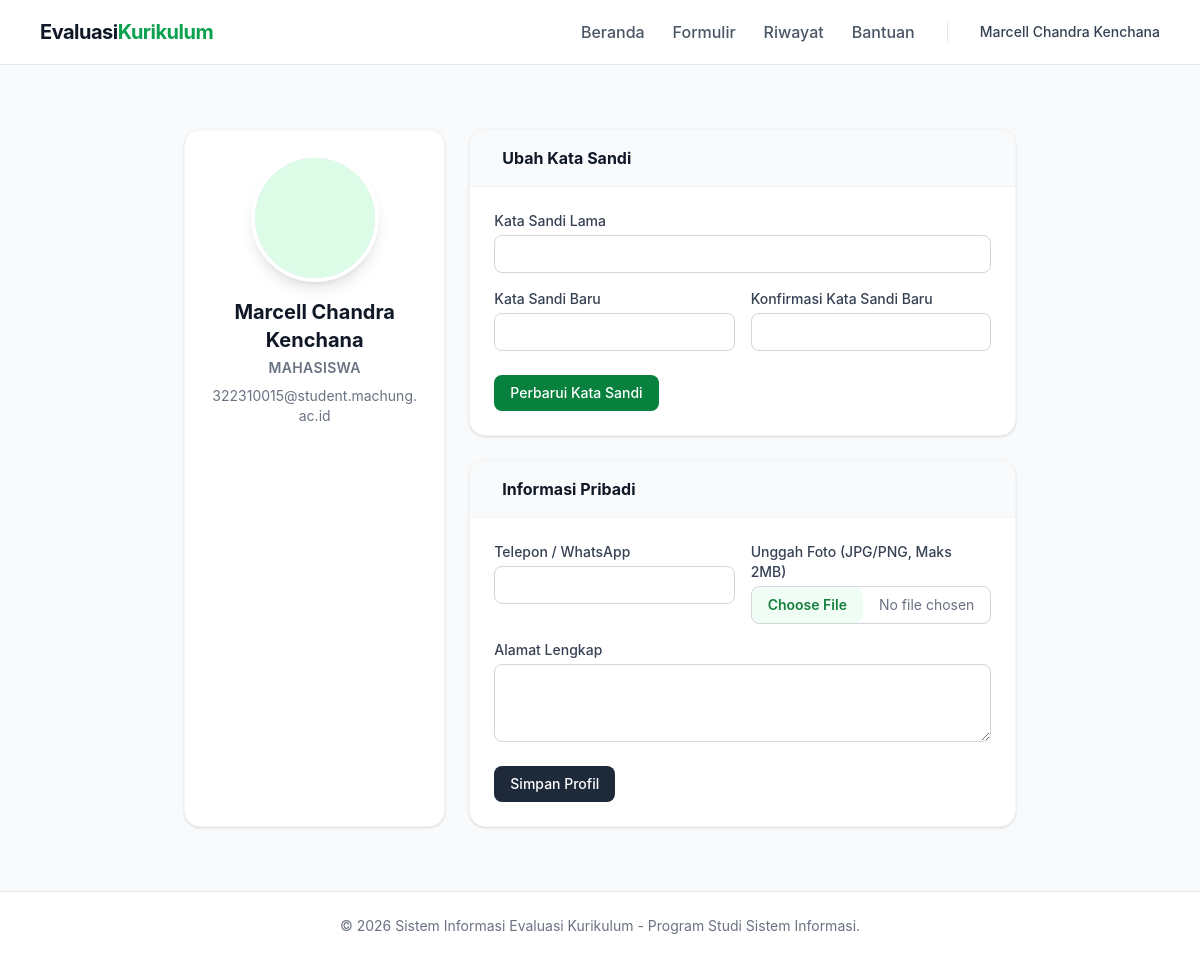
Screenshot of /auth/profil.php (signed in) with the database file from the repository.
### tables this page shows
CREATE TABLE `profil_pengguna` (
  `pengguna_id` int(11) NOT NULL,
  `nomor_induk` varchar(50) DEFAULT NULL,
  `alamat` text DEFAULT NULL,
  `telepon` varchar(20) DEFAULT NULL,
  `posisi_pekerjaan` varchar(100) DEFAULT NULL,
  `instansi` varchar(100) DEFAULT NULL,
  `tahun_lulus` year(4) DEFAULT NULL,
  `foto` varchar(255) DEFAULT NULL
);

CREATE TABLE `pengguna` (
  `id` int(11) NOT NULL,
  `nama` varchar(100) NOT NULL,
  `email` varchar(100) NOT NULL,
  `password_hash` varchar(255) NOT NULL,
  `peran` enum('admin','mahasiswa','alumni','perusahaan','dosen') NOT NULL,
  `wajib_ganti_sandi` tinyint(1) DEFAULT 1,
  `aktif` tinyint(1) DEFAULT 1,
  `dibuat_pada` timestamp NOT NULL DEFAULT current_timestamp(),
  `reset_token` varchar(255) DEFAULT NULL,
  `reset_token_expired` datetime DEFAULT NULL
);

### includes/helpers.php (called while the page is built, shortened)
<?php
function base_url($path = '') {
    return BASE_URL . '/' . ltrim($path, '/');
}
function escape($string) {
    return htmlspecialchars($string ?? '', ENT_QUOTES, 'UTF-8');
}
?>

### includes/auth.php (called while the page is built, shortened)
<?php
function is_logged_in() {
    return isset($_SESSION['user_id']) && isset($_SESSION['user_role']);
}
?>

### auth/profil.php (the view, shortened to what this page needs)
<?php
require_once '../config/database.php';
require_once '../includes/helpers.php';
require_once '../includes/auth.php';
$user_id = $_SESSION['user_id'];
$is_wajib_ganti = $_SESSION['wajib_ganti_sandi'] ?? false;
$stmt = $pdo->prepare("
    SELECT u.nama, u.email, u.peran, p.*
    FROM pengguna u
    LEFT JOIN profil_pengguna p ON u.id = p.pengguna_id
    WHERE u.id = ?
");
$stmt->execute([$user_id]);
$profil = $stmt->fetch();
require_once '../includes/header.php';
?>
<div class="max-w-4xl mx-auto py-8 px-4 sm:px-6 lg:px-8">
    <div class="grid grid-cols-1 md:grid-cols-3 gap-6">
        <div class="bg-white rounded-2xl shadow-sm border border-gray-100 p-6 flex flex-col items-center">
            <div class="w-32 h-32 rounded-full bg-gray-200 overflow-hidden mb-4 border-4 border-white shadow-lg">
                <?php if ($profil['foto']): ?>
                    <img src="<?= base_url($profil['foto']) ?>" alt="Foto" class="w-full h-full object-cover">
                <?php else: ?>
                    <div class="w-full h-full flex items-center justify-center bg-brand-100 text-brand-600">
                    </div>
                <?php endif; ?>
            </div>
            <h2 class="text-xl font-bold text-gray-900 text-center"><?= escape($profil['nama']) ?></h2>
            <p class="text-sm text-gray-500 uppercase tracking-wide mt-1 font-semibold"><?= escape($profil['peran']) ?></p>
            <p class="text-sm text-gray-500 mt-2 text-center break-all"><?= escape($profil['email']) ?></p>
        </div>
        <div class="md:col-span-2 space-y-6">
            <div class="bg-white rounded-2xl shadow-sm border border-gray-100 overflow-hidden">
                <div class="px-6 py-4 border-b border-gray-100 bg-gray-50 flex items-center gap-2">
                    <h3 class="font-bold text-gray-900">Ubah Kata Sandi</h3>
                </div>
                <div class="p-6">
                    <form action="" method="POST" class="space-y-4">
                        <div>
                            <label class="block text-sm font-medium text-gray-700 mb-1">Kata Sandi Lama</label>
                            <input type="password" name="sandi_lama" required class="block w-full px-3 py-2 border border-gray-300 rounded-lg focus:ring-brand-500 focus:border-brand-500 sm:text-sm">
                        </div>
                        <div class="grid grid-cols-1 sm:grid-cols-2 gap-4">
                            <div>
                                <label class="block text-sm font-medium text-gray-700 mb-1">Kata Sandi Baru</label>
                                <input type="password" name="sandi_baru" required class="block w-full px-3 py-2 border border-gray-300 rounded-lg focus:ring-brand-500 focus:border-brand-500 sm:text-sm">
                            </div>
                            <div>
                                <label class="block text-sm font-medium text-gray-700 mb-1">Konfirmasi Kata Sandi Baru</label>
                                <input type="password" name="sandi_konfirmasi" required class="block w-full px-3 py-2 border border-gray-300 rounded-lg focus:ring-brand-500 focus:border-brand-500 sm:text-sm">
                            </div>
                        </div>
                        <div class="pt-2">
                            <button type="submit" class="bg-brand-600 hover:bg-brand-700 text-white px-4 py-2 rounded-lg text-sm font-medium transition-colors">Perbarui Kata Sandi</button>
                        </div>
                    </form>
                </div>
            </div>
            <div class="bg-white rounded-2xl shadow-sm border border-gray-100 overflow-hidden <?= $is_wajib_ganti ? 'opacity-50 pointer-events-none' : '' ?>">
                <div class="px-6 py-4 border-b border-gray-100 bg-gray-50 flex items-center gap-2">
                    <h3 class="font-bold text-gray-900">Informasi Pribadi</h3>
                </div>
                <div class="p-6">
                    <form action="" method="POST" enctype="multipart/form-data" class="space-y-4">
                        <div class="grid grid-cols-1 sm:grid-cols-2 gap-4">
                            <div>
                                <label class="block text-sm font-medium text-gray-700 mb-1">Telepon / WhatsApp</label>
                                <input type="text" name="telepon" value="<?= escape($profil['telepon']) ?>" class="block w-full px-3 py-2 border border-gray-300 rounded-lg focus:ring-brand-500 focus:border-brand-500 sm:text-sm">
                            </div>
                            <div>
                                <label class="block text-sm font-medium text-gray-700 mb-1">Unggah Foto (JPG/PNG, Maks 2MB)</label>
                                <input type="file" name="foto" accept=".jpg,.jpeg,.png" class="block w-full text-sm text-gray-500 file:mr-4 file:py-2 file:px-4 file:rounded-lg file:border-0 file:text-sm file:font-semibold file:bg-brand-50 file:text-brand-700 hover:file:bg-brand-100 border border-gray-300 rounded-lg">
                            </div>
                        </div>
                        <div>
                            <label class="block text-sm font-medium text-gray-700 mb-1">Alamat Lengkap</label>
                            <textarea name="alamat" rows="3" class="block w-full px-3 py-2 border border-gray-300 rounded-lg focus:ring-brand-500 focus:border-brand-500 sm:text-sm"><?= escape($profil['alamat']) ?></textarea>
                        </div>
                        <div class="pt-2">
                            <button type="submit" class="bg-gray-800 hover:bg-gray-900 text-white px-4 py-2 rounded-lg text-sm font-medium transition-colors">Simpan Profil</button>
                        </div>
                    </form>
                </div>
            </div>
        </div>
    </div>
</div>
<?php require_once '../includes/footer.php'; ?>

### includes/header.php (shortened to what this page needs)
<!DOCTYPE html>
<html lang="id">
<head>
    <link rel="stylesheet" href="<?= base_url('assets/css/style.css?v=' . filemtime(__DIR__ . '/../assets/css/style.css')) ?>">
</head>
<body class="min-h-screen flex flex-col bg-gray-50 text-gray-800">
    <nav class="bg-white border-b border-gray-200">
        <div class="max-w-7xl mx-auto px-4 sm:px-6 lg:px-8">
            <div class="flex justify-between h-16">
                <div class="flex">
                    <div class="flex-shrink-0 flex items-center gap-2">
                        <a href="<?= base_url() ?>" class="font-bold text-xl text-gray-900 tracking-tight">Evaluasi<span class="text-brand-500">Kurikulum</span></a>
                    </div>
                </div>
                <div class="hidden md:flex items-center gap-6">
                    <?php if (is_logged_in()): ?>
                        <?php if ($_SESSION['user_role'] === 'admin'): ?>
                            <a href="<?= base_url('admin/dashboard.php') ?>" class="text-gray-600 hover:text-brand-500 font-medium transition-colors"><i class="ph ph-squares-four mr-1"></i>Dashboard</a>
                            <a href="<?= base_url('admin/periode.php') ?>" class="text-gray-600 hover:text-brand-500 font-medium transition-colors"><i class="ph ph-calendar-blank mr-1"></i>Periode</a>
                            <div class="relative group">
                                <button class="text-gray-600 hover:text-brand-500 font-medium transition-colors flex items-center gap-1">
                                    <i class="ph ph-database mr-1"></i> Master Data <i class="ph ph-caret-down text-xs"></i>
                                </button>
                                <div class="absolute right-0 mt-2 w-48 bg-white border border-gray-100 rounded-xl shadow-lg opacity-0 invisible group-hover:opacity-100 group-hover:visible transition-all z-50">
                                    <div class="py-2">
                                        <a href="<?= base_url('admin/master/mahasiswa.php') ?>" class="block px-4 py-2 text-sm text-gray-700 hover:bg-gray-50 hover:text-brand-500">Mahasiswa</a>
                                        <a href="<?= base_url('admin/master/dosen.php') ?>" class="block px-4 py-2 text-sm text-gray-700 hover:bg-gray-50 hover:text-brand-500">Dosen</a>
                                        <a href="<?= base_url('admin/master/alumni.php') ?>" class="block px-4 py-2 text-sm text-gray-700 hover:bg-gray-50 hover:text-brand-500">Alumni</a>
                                        <a href="<?= base_url('admin/master/perusahaan.php') ?>" class="block px-4 py-2 text-sm text-gray-700 hover:bg-gray-50 hover:text-brand-500">Perusahaan</a>
                                    </div>
                                </div>
                            </div>
                            <div class="relative group">
                                <button class="text-gray-600 hover:text-brand-500 font-medium transition-colors flex items-center gap-1">
                                    <i class="ph ph-clipboard-text mr-1"></i> Kuesioner <i class="ph ph-caret-down text-xs"></i>
                                </button>
                                <div class="absolute right-0 mt-2 w-48 bg-white border border-gray-100 rounded-xl shadow-lg opacity-0 invisible group-hover:opacity-100 group-hover:visible transition-all z-50">
                                    <div class="py-2">
                                        <a href="<?= base_url('admin/kuesioner/matkul.php') ?>" class="block px-4 py-2 text-sm text-gray-700 hover:bg-gray-50 hover:text-brand-500">Bank Mata Kuliah</a>
                                        <a href="<?= base_url('admin/kuesioner/bahan_kajian.php') ?>" class="block px-4 py-2 text-sm text-gray-700 hover:bg-gray-50 hover:text-brand-500">Bahan Kajian</a>
                                        <a href="<?= base_url('admin/kuesioner/kategori_kompetensi.php') ?>" class="block px-4 py-2 text-sm text-gray-700 hover:bg-gray-50 hover:text-brand-500">Kategori Kompetensi</a>
                                        <a href="<?= base_url('admin/kuesioner/pertanyaan.php') ?>" class="block px-4 py-2 text-sm text-gray-700 hover:bg-gray-50 hover:text-brand-500">Bank Pertanyaan</a>
                                    </div>
                                </div>
                            </div>
                            <a href="<?= base_url('admin/tiket.php') ?>" class="text-gray-600 hover:text-brand-500 font-medium transition-colors"><i class="ph ph-lifebuoy mr-1"></i>Tiket</a>
                        <?php else: ?>
                            <a href="<?= base_url('responden/beranda.php') ?>" class="text-gray-600 hover:text-brand-500 font-medium transition-colors"><i class="ph ph-house mr-1"></i>Beranda</a>
                            <a href="<?= base_url('responden/formulir.php') ?>" class="text-gray-600 hover:text-brand-500 font-medium transition-colors"><i class="ph ph-note-pencil mr-1"></i>Formulir</a>
                            <a href="<?= base_url('responden/riwayat.php') ?>" class="text-gray-600 hover:text-brand-500 font-medium transition-colors"><i class="ph ph-clock-counter-clockwise mr-1"></i>Riwayat</a>
                            <a href="<?= base_url('responden/tiket.php') ?>" class="text-gray-600 hover:text-brand-500 font-medium transition-colors"><i class="ph ph-lifebuoy mr-1"></i>Bantuan</a>
                        <?php endif; ?>
                        <div class="relative group border-l border-gray-200 pl-6 ml-2">
                            <button class="flex items-center gap-2 text-gray-700 hover:text-brand-500 font-medium transition-colors">
                                <span class="text-sm"><?= escape($_SESSION['user_name']) ?></span>
                            </button>
                        </div>
                    <?php else: ?>
                        <a href="<?= base_url('auth/login.php') ?>" class="bg-brand-500 hover:bg-brand-600 text-white px-5 py-2 rounded-lg font-medium transition-colors flex items-center gap-2">
                            <i class="ph ph-sign-in"></i> Masuk
                        </a>
                    <?php endif; ?>
                </div>
            </div>
        </div>
    </nav>
    <main class="flex-grow max-w-7xl w-full mx-auto px-4 sm:px-6 lg:px-8 py-8">

### includes/footer.php (shortened to what this page needs)
    </main>
    <footer class="bg-white border-t border-gray-200 mt-auto">
        <div class="max-w-7xl mx-auto px-4 sm:px-6 lg:px-8 py-6 text-center text-sm text-gray-500">
            &copy; <?= date('Y') ?> Sistem Informasi Evaluasi Kurikulum - Program Studi Sistem Informasi.
        </div>
    </footer>
</body>
</html>

### assets/css/style.css (style rules this page uses)
body { font-family: 'Inter', sans-serif; background-color: #f9fafb; color: #111827; }

### includes/header.php (style rules this page uses)
body { font-family: 'Inter', sans-serif; background-color: #f9fafb; color: #111827; }

### rows the page displays
profil_pengguna: pengguna_id.nama "Marcell Chandra Kenchana", pengguna_id.peran "MAHASISWA", pengguna_id.email "322310015@student.machung.ac.id"

### other values shown
$_SESSION['user_name'] "Marcell Chandra Kenchana"
